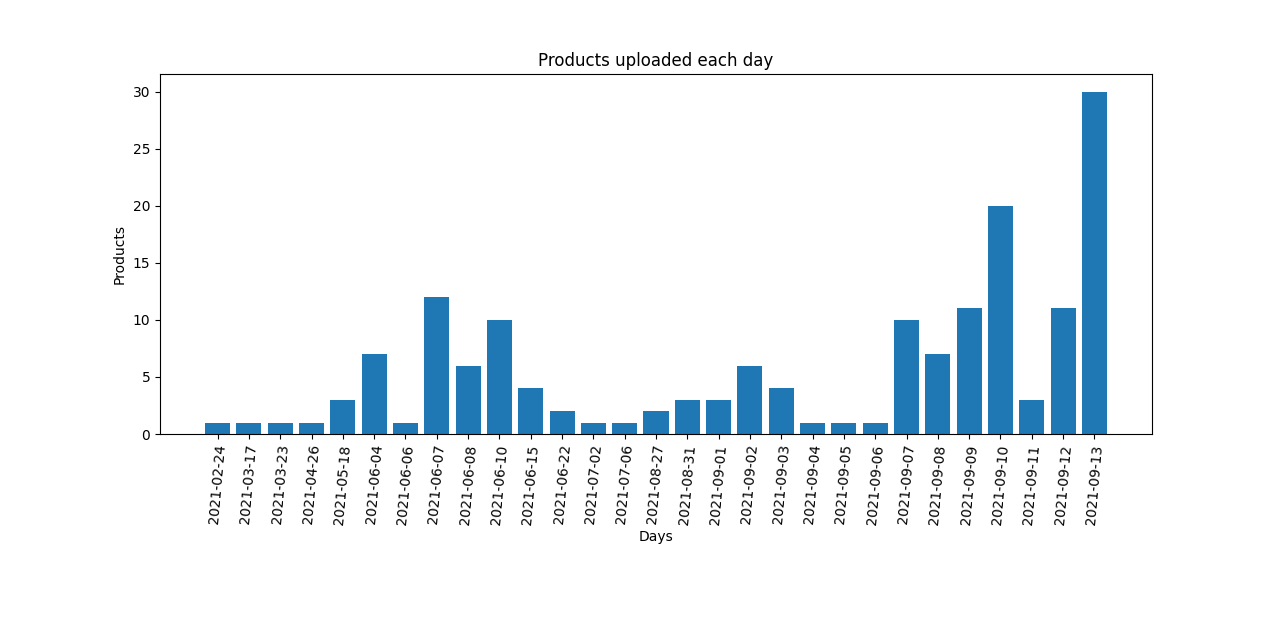

This figure's Python source:
import matplotlib.pyplot as plt
from mysql.connector import connect, Error

try:
    mydb = connect(
            host = "tvb-production-mysql.cfq6jedl25zx.us-east-2.rds.amazonaws.com",
            user = "admin",
            password = "TvBLive2021!",
            database = "vintage_bar_live"
        )
    mycursor = mydb.cursor()
    sql = '''
    select DATE_FORMAT(vp.created_at, '%Y-%m-%d') as created_date, count(*) from vintage_bar_live.vb_products vp 
    WHERE vp.commission_user_type = 'private' and vp.created_at >= '2021-01-01 00:00:00'
    GROUP BY created_date  
    '''
    mycursor.execute(sql)
    myresult = mycursor.fetchall()
    days = []
    products = []
    for item in myresult:
        days.append(item[0])
        products.append(item[1])

    plt.subplots_adjust(bottom=0.30)
    plt.xticks(rotation=85)
    plt.bar(days, products)
    #plt.ylim(0, 10)
    plt.xlabel("Days")
    plt.ylabel("Products")
    plt.title("Products uploaded each day")
    plt.show()

except Error as e:
    print(e)
